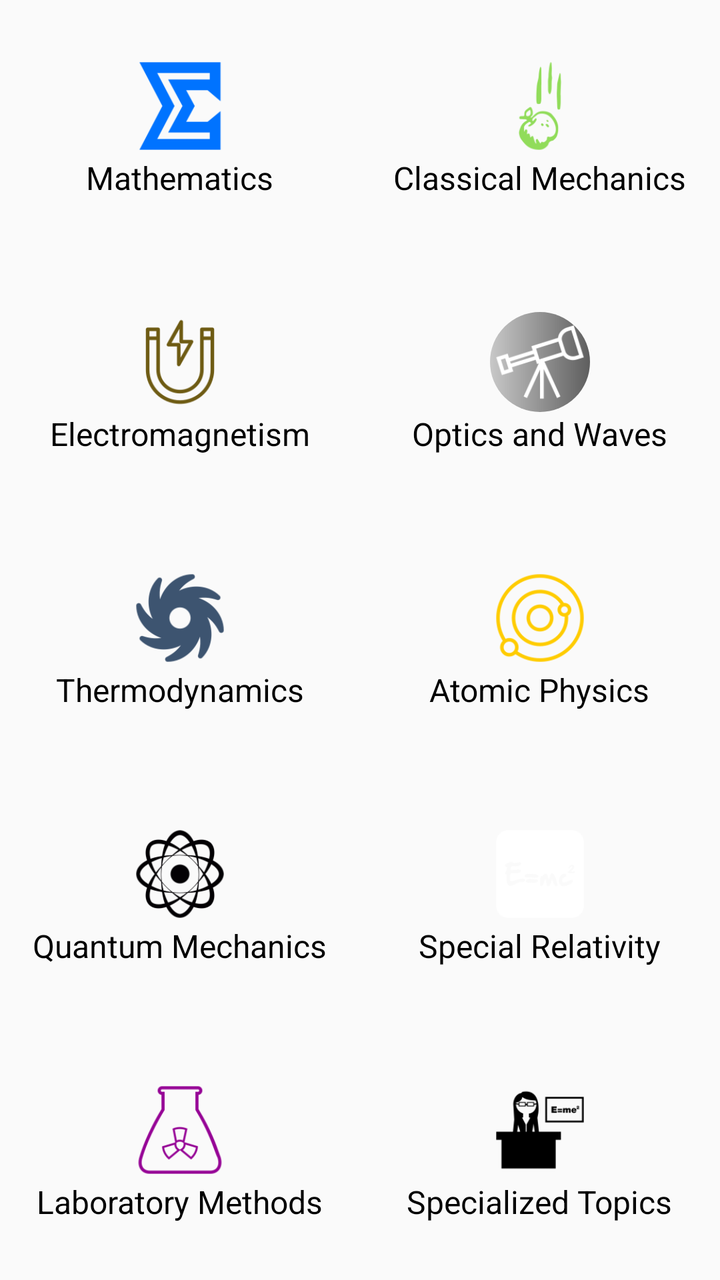
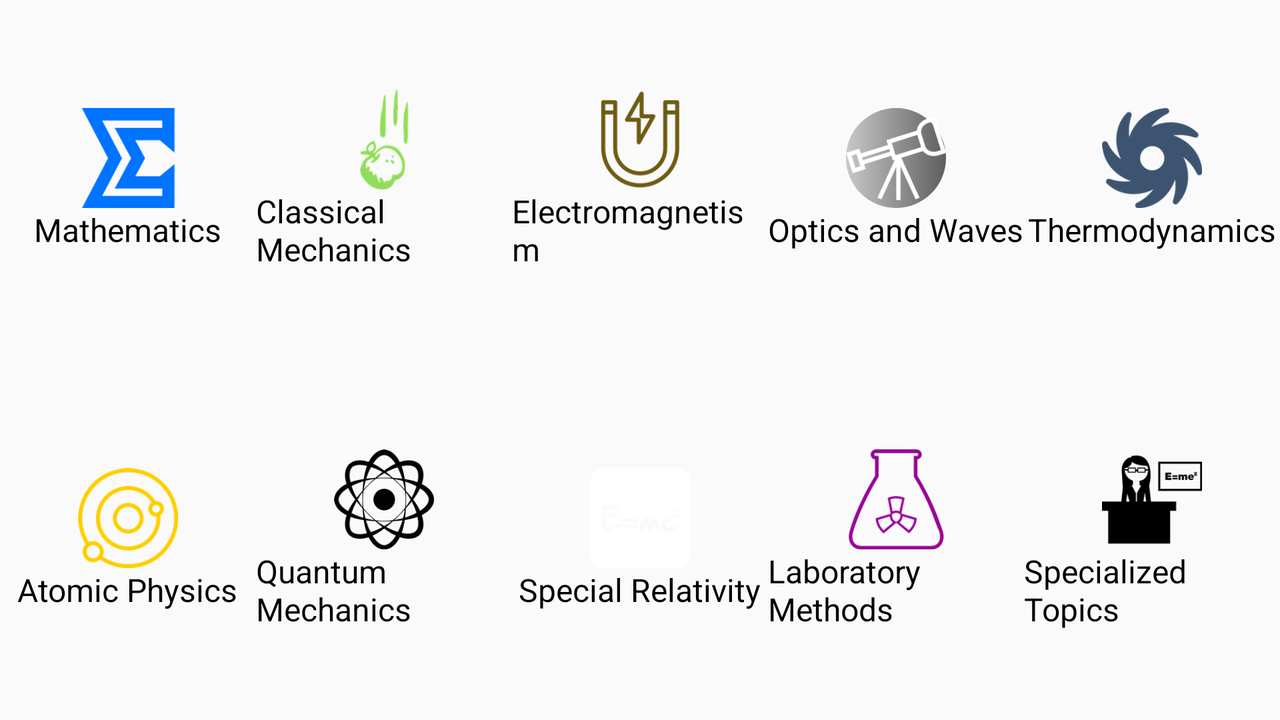

Two renders of one Android screen. The first uses the default layout on a phone; the second uses the alternative layout the repository ships for a different screen configuration, on a matching device. The two XML files are below.
<!-- AndroidManifest.xml: application theme AppTheme -->
<!-- res/layout/formulas_main_activity.xml -->
<?xml version="1.0" encoding="utf-8"?>
<LinearLayout xmlns:android="http://schemas.android.com/apk/res/android"
    xmlns:app="http://schemas.android.com/apk/res-auto"
    xmlns:tools="http://schemas.android.com/tools"
    android:layout_width="match_parent"
    android:layout_height="match_parent"
    android:layout_alignParentBottom="true"
    android:layout_alignParentLeft="true"
    android:layout_alignParentStart="true"
    android:layout_alignParentTop="true"
    android:orientation="horizontal">

    
    <LinearLayout
        android:layout_width="0dp"
        android:layout_height="match_parent"
        android:layout_weight="1"
        android:gravity="center"
        android:orientation="vertical"
        android:id="@+id/formulas_left_part">

        <LinearLayout
            android:layout_width="match_parent"
            android:layout_height="0dp"
            android:orientation="vertical"
            android:layout_weight="1"
            android:gravity="center">

            <ImageButton
                android:layout_width="50dp"
                android:layout_height="50dp"
                android:layout_gravity="center"
                android:background="@drawable/style_imagebutton"
                android:onClick="toMathematics"
                android:id="@+id/btnMathematics"
                android:scaleType="fitCenter"
                android:src="@mipmap/ic_summation" />

            <TextView
                android:id="@+id/textView"
                android:layout_width="wrap_content"
                android:layout_height="wrap_content"
                android:layout_gravity="center"
                android:text="Mathematics"
                android:textColor="#000000"
                android:textSize="16sp"/>
        </LinearLayout>

        <LinearLayout
            android:layout_width="match_parent"
            android:layout_height="0dp"
            android:orientation="vertical"
            android:layout_weight="1"
            android:gravity="center">

            <ImageButton
                android:id="@+id/button9"
                android:layout_width="50dp"
                android:layout_height="50dp"
                android:layout_gravity="center"
                android:background="@drawable/style_imagebutton"
                android:onClick="toElectromagnetism"
                android:scaleType="fitCenter"
                android:src="@mipmap/ic_magnet" />

            <TextView
                android:id="@+id/textView2"
                android:layout_width="wrap_content"
                android:layout_height="wrap_content"
                android:layout_gravity="center"
                android:text="Electromagnetism"
                android:textColor="#000000"
                android:textSize="16sp"/>
        </LinearLayout>

        <LinearLayout
            android:layout_width="match_parent"
            android:layout_height="0dp"
            android:orientation="vertical"
            android:layout_weight="1"
            android:gravity="center">

            <ImageButton
                android:id="@+id/button10"
                android:layout_width="50dp"
                android:layout_height="50dp"
                android:layout_gravity="center"
                android:background="@drawable/style_imagebutton"
                android:onClick="toThermodynamics"
                android:scaleType="fitCenter"
                android:src="@mipmap/ic_whirlwind" />

            <TextView
                android:id="@+id/textView3"
                android:layout_width="wrap_content"
                android:layout_height="wrap_content"
                android:layout_gravity="center"
                android:text="Thermodynamics"
                android:textColor="#000000"
                android:textSize="16sp"/>
        </LinearLayout>

        <LinearLayout
            android:layout_width="match_parent"
            android:layout_height="0dp"
            android:orientation="vertical"
            android:layout_weight="1"
            android:gravity="center">

            <ImageButton
                android:id="@+id/button4"
                android:layout_width="50dp"
                android:layout_height="50dp"
                android:layout_gravity="center"
                android:background="@drawable/style_imagebutton"
                android:onClick="toQuantumMechanics"
                android:scaleType="fitCenter"
                android:src="@mipmap/ic_atom" />

            <TextView
                android:id="@+id/textView4"
                android:layout_width="wrap_content"
                android:layout_height="wrap_content"
                android:layout_gravity="center"
                android:text="Quantum Mechanics"
                android:textColor="#000000"
                android:textSize="16sp"/>
        </LinearLayout>


        <LinearLayout
            android:layout_width="match_parent"
            android:layout_height="0dp"
            android:orientation="vertical"
            android:layout_weight="1"
            android:gravity="center">

            <ImageButton
                android:id="@+id/button6"
                android:layout_width="50dp"
                android:layout_height="50dp"
                android:layout_gravity="center"
                android:background="@drawable/style_imagebutton"
                android:onClick="toLaboratoryMethods"
                android:scaleType="fitCenter"
                android:src="@mipmap/ic_bottle" />

            <TextView
                android:id="@+id/textView5"
                android:layout_width="wrap_content"
                android:layout_height="wrap_content"
                android:layout_gravity="center"
                android:text="Laboratory Methods"
                android:textColor="#000000"
                android:textSize="16sp"/>
        </LinearLayout>
    </LinearLayout>
    

    
    <LinearLayout
        android:layout_width="0dp"
        android:layout_height="match_parent"
        android:layout_weight="1"
        android:gravity="center"
        android:orientation="vertical"
        android:id="@+id/formulas_right_part">

        <LinearLayout
            android:layout_width="match_parent"
            android:layout_height="0dp"
            android:orientation="vertical"
            android:gravity="center"
            android:layout_weight="1">

            <ImageButton
                android:id="@+id/button3"
                android:layout_width="50dp"
                android:layout_height="50dp"
                android:layout_gravity="center"
                android:background="@drawable/style_imagebutton"
                android:onClick="toMechanics"
                android:scaleType="fitCenter"
                android:src="@mipmap/ic_falling_apple" />

            <TextView
                android:id="@+id/textView6"
                android:layout_width="wrap_content"
                android:layout_height="wrap_content"
                android:layout_gravity="center"
                android:text="Classical Mechanics"
                android:textColor="#000000"
                android:textSize="16sp"/>
        </LinearLayout>

        <LinearLayout
            android:layout_width="match_parent"
            android:layout_height="0dp"
            android:orientation="vertical"
            android:gravity="center"
            android:layout_weight="1">

            <ImageButton
                android:id="@+id/button8"
                android:layout_width="50dp"
                android:layout_height="50dp"
                android:layout_gravity="center"
                android:background="@drawable/style_imagebutton_optics"
                android:onClick="toOpticsAndWaves"
                android:scaleType="fitCenter"
                android:src="@mipmap/ic_telescope" />

            <TextView
                android:id="@+id/textView7"
                android:layout_width="wrap_content"
                android:layout_height="wrap_content"
                android:layout_gravity="center"
                android:text="Optics and Waves"
                android:textColor="#000000"
                android:textSize="16sp"/>
        </LinearLayout>

        <LinearLayout
            android:layout_width="match_parent"
            android:layout_height="0dp"
            android:orientation="vertical"
            android:gravity="center"
            android:layout_weight="1">

            <ImageButton
                android:id="@+id/button11"
                android:layout_width="50dp"
                android:layout_height="50dp"
                android:layout_gravity="center"
                android:background="@drawable/style_imagebutton"
                android:onClick="toAtomicAndNuclearPhysics"
                android:scaleType="fitCenter"
                android:src="@mipmap/ic_galaxy" />

            <TextView
                android:id="@+id/textView8"
                android:layout_width="wrap_content"
                android:layout_height="wrap_content"
                android:layout_gravity="center"
                android:text="Atomic Physics"
                android:textColor="#000000"
                android:textSize="16sp"/>
        </LinearLayout>

        <LinearLayout
            android:layout_width="match_parent"
            android:layout_height="0dp"
            android:orientation="vertical"
            android:gravity="center"
            android:layout_weight="1">

            <ImageButton
                android:id="@+id/button5"
                android:layout_width="50dp"
                android:layout_height="50dp"
                android:layout_gravity="center"
                android:background="@drawable/style_imagebutton_relativity"
                android:onClick="toSpecialRelativity"
                android:scaleType="fitCenter"
                android:src="@mipmap/ic_equation" />

            <TextView
                android:id="@+id/textView9"
                android:layout_width="wrap_content"
                android:layout_height="wrap_content"
                android:layout_gravity="center"
                android:text="Special Relativity"
                android:textColor="#000000"
                android:textSize="16sp"/>
        </LinearLayout>

        <LinearLayout
            android:layout_width="match_parent"
            android:layout_height="0dp"
            android:orientation="vertical"
            android:gravity="center"
            android:layout_weight="1">

            <ImageButton
                android:id="@+id/button7"
                android:layout_width="50dp"
                android:layout_height="50dp"
                android:layout_gravity="center"
                android:background="@drawable/style_imagebutton"
                android:onClick="toSpecializedTopics"
                android:scaleType="fitCenter"
                android:src="@mipmap/ic_teacher" />

            <TextView
                android:id="@+id/textView10"
                android:layout_width="wrap_content"
                android:layout_height="wrap_content"
                android:layout_gravity="center"
                android:text="Specialized Topics"
                android:textColor="#000000"
                android:textSize="16sp"/>
        </LinearLayout>
    </LinearLayout>
    

    
</LinearLayout>
<!-- resources referenced by this layout -->
<resources>
  <!-- drawable style_imagebutton_optics (drawable) -->
  <?xml version="1.0" encoding="utf-8"?>
  <shape xmlns:android="http://schemas.android.com/apk/res/android"
      android:thickness="10dp"
      android:innerRadiusRatio="3"
      android:shape="oval">
      <gradient
          android:startColor="#C8C8C8"
          android:endColor="#5e5e5e"
          android:type="linear"
          android:angle="360"/>
  </shape>
  <!-- mipmap ic_atom: png bitmap (drawable, 11431 bytes) -->
  <!-- mipmap ic_bottle: png bitmap (drawable, 8021 bytes) -->
  <!-- mipmap ic_equation: png bitmap (drawable, 4108 bytes) -->
  <!-- mipmap ic_falling_apple: png bitmap (drawable, 8101 bytes) -->
  <!-- mipmap ic_galaxy: png bitmap (drawable, 13151 bytes) -->
  <!-- mipmap ic_magnet: png bitmap (drawable, 7597 bytes) -->
  <!-- mipmap ic_summation: png bitmap (drawable, 4472 bytes) -->
  <!-- mipmap ic_teacher: png bitmap (drawable, 3518 bytes) -->
  <!-- mipmap ic_telescope: png bitmap (drawable, 5593 bytes) -->
  <!-- mipmap ic_whirlwind: png bitmap (drawable, 8581 bytes) -->
  <style name="AppTheme" parent="Theme.AppCompat.Light.DarkActionBar">
          
          <item name="colorPrimary">@color/colorPrimary</item>
          <item name="colorPrimaryDark">@color/colorPrimaryDark</item>
          <item name="colorAccent">@color/colorAccent</item>
      </style>
  <color name="colorPrimary">#3F51B5</color>
  <color name="colorPrimaryDark">#303F9F</color>
  <color name="colorAccent">#0066ff</color>
</resources>
<!-- res/layout-land/formulas_main_activity.xml (the repository's variant of the layout above) -->
<!-- drawn on the phone turned sideways -->
<?xml version="1.0" encoding="utf-8"?>
<LinearLayout xmlns:android="http://schemas.android.com/apk/res/android"
    xmlns:app="http://schemas.android.com/apk/res-auto"
    xmlns:tools="http://schemas.android.com/tools"
    android:layout_width="match_parent"
    android:layout_height="match_parent"
    android:layout_alignParentBottom="true"
    android:layout_alignParentLeft="true"
    android:layout_alignParentStart="true"
    android:layout_alignParentTop="true"
    android:orientation="vertical">

    
    <LinearLayout
        android:orientation="horizontal"
        android:layout_width="match_parent"
        android:layout_height="0dp"
        android:layout_weight="1"
        android:id="@+id/formulas_left_part">

        <LinearLayout
            android:layout_width="0dp"
            android:layout_height="match_parent"
            android:orientation="vertical"
            android:layout_weight="1"
            android:gravity="center">

            <ImageButton
                android:id="@+id/button2"
                android:layout_width="50dp"
                android:layout_height="50dp"
                android:layout_gravity="center"
                android:background="@drawable/style_imagebutton"
                android:onClick="toMathematics"
                android:scaleType="fitCenter"
                android:src="@drawable/ic_summation" />

            <TextView
                android:id="@+id/textView"
                android:layout_width="wrap_content"
                android:layout_height="wrap_content"
                android:layout_gravity="center"
                android:text="Mathematics"
                android:textColor="#000000"
                android:textSize="16sp"/>
        </LinearLayout>

        <LinearLayout
            android:layout_width="0dp"
            android:layout_height="match_parent"
            android:orientation="vertical"
            android:gravity="center"
            android:layout_weight="1">

            <ImageButton
                android:id="@+id/button3"
                android:layout_width="50dp"
                android:layout_height="50dp"
                android:layout_gravity="center"
                android:background="@drawable/style_imagebutton"
                android:onClick="toMechanics"
                android:scaleType="fitCenter"
                android:src="@drawable/ic_falling_apple" />

            <TextView
                android:id="@+id/textView6"
                android:layout_width="wrap_content"
                android:layout_height="wrap_content"
                android:layout_gravity="center"
                android:text="Classical Mechanics"
                android:textColor="#000000"
                android:textSize="16sp"/>
        </LinearLayout>

        <LinearLayout
            android:layout_width="0dp"
            android:layout_height="match_parent"
            android:orientation="vertical"
            android:layout_weight="1"
            android:gravity="center">

            <ImageButton
                android:id="@+id/button9"
                android:layout_width="50dp"
                android:layout_height="50dp"
                android:layout_gravity="center"
                android:background="@drawable/style_imagebutton"
                android:onClick="toElectromagnetism"
                android:scaleType="fitCenter"
                android:src="@drawable/ic_magnet" />

            <TextView
                android:id="@+id/textView2"
                android:layout_width="wrap_content"
                android:layout_height="wrap_content"
                android:layout_gravity="center"
                android:text="Electromagnetism"
                android:textColor="#000000"
                android:textSize="16sp"/>
        </LinearLayout>

        <LinearLayout
            android:layout_width="0dp"
            android:layout_height="match_parent"
            android:orientation="vertical"
            android:gravity="center"
            android:layout_weight="1">

            <ImageButton
                android:id="@+id/button8"
                android:layout_width="50dp"
                android:layout_height="50dp"
                android:layout_gravity="center"
                android:background="@drawable/style_imagebutton_optics"
                android:onClick="toOpticsAndWaves"
                android:scaleType="fitCenter"
                android:src="@drawable/ic_telescope" />

            <TextView
                android:id="@+id/textView7"
                android:layout_width="wrap_content"
                android:layout_height="wrap_content"
                android:layout_gravity="center"
                android:text="Optics and Waves"
                android:textColor="#000000"
                android:textSize="16sp"/>
        </LinearLayout>

        <LinearLayout
            android:layout_width="0dp"
            android:layout_height="match_parent"
            android:orientation="vertical"
            android:layout_weight="1"
            android:gravity="center">

            <ImageButton
                android:id="@+id/button10"
                android:layout_width="50dp"
                android:layout_height="50dp"
                android:layout_gravity="center"
                android:background="@drawable/style_imagebutton"
                android:onClick="toThermodynamics"
                android:scaleType="fitCenter"
                android:src="@drawable/ic_whirlwind" />

            <TextView
                android:id="@+id/textView3"
                android:layout_width="wrap_content"
                android:layout_height="wrap_content"
                android:layout_gravity="center"
                android:text="Thermodynamics"
                android:textColor="#000000"
                android:textSize="16sp"/>
        </LinearLayout>


    </LinearLayout>
    

    
    <LinearLayout
        android:orientation="horizontal"
        android:layout_width="match_parent"
        android:layout_height="0dp"
        android:layout_weight="1"
        android:id="@+id/formulas_right_part">


        <LinearLayout
            android:layout_width="0dp"
            android:layout_height="match_parent"
            android:orientation="vertical"
            android:gravity="center"
            android:layout_weight="1">

            <ImageButton
                android:id="@+id/button11"
                android:layout_width="50dp"
                android:layout_height="50dp"
                android:layout_gravity="center"
                android:background="@drawable/style_imagebutton"
                android:onClick="toAtomicAndNuclearPhysics"
                android:scaleType="fitCenter"
                android:src="@drawable/ic_galaxy" />

            <TextView
                android:id="@+id/textView8"
                android:layout_width="wrap_content"
                android:layout_height="wrap_content"
                android:layout_gravity="center"
                android:text="Atomic Physics"
                android:textColor="#000000"
                android:textSize="16sp"/>
        </LinearLayout>

        <LinearLayout
            android:layout_width="0dp"
            android:layout_height="match_parent"
            android:orientation="vertical"
            android:layout_weight="1"
            android:gravity="center">

            <ImageButton
                android:id="@+id/button4"
                android:layout_width="50dp"
                android:layout_height="50dp"
                android:layout_gravity="center"
                android:background="@drawable/style_imagebutton"
                android:onClick="toQuantumMechanics"
                android:scaleType="fitCenter"
                android:src="@drawable/ic_atom" />

            <TextView
                android:id="@+id/textView4"
                android:layout_width="wrap_content"
                android:layout_height="wrap_content"
                android:layout_gravity="center"
                android:text="Quantum Mechanics"
                android:textColor="#000000"
                android:textSize="16sp"/>
        </LinearLayout>

        <LinearLayout
            android:layout_width="0dp"
            android:layout_height="match_parent"
            android:orientation="vertical"
            android:gravity="center"
            android:layout_weight="1">

            <ImageButton
                android:id="@+id/button5"
                android:layout_width="50dp"
                android:layout_height="50dp"
                android:layout_gravity="center"
                android:background="@drawable/style_imagebutton_relativity"
                android:onClick="toSpecialRelativity"
                android:scaleType="fitCenter"
                android:src="@drawable/ic_equation" />

            <TextView
                android:id="@+id/textView9"
                android:layout_width="wrap_content"
                android:layout_height="wrap_content"
                android:layout_gravity="center"
                android:text="Special Relativity"
                android:textColor="#000000"
                android:textSize="16sp"/>
        </LinearLayout>

        <LinearLayout
            android:layout_width="0dp"
            android:layout_height="match_parent"
            android:orientation="vertical"
            android:layout_weight="1"
            android:gravity="center">

            <ImageButton
                android:id="@+id/button6"
                android:layout_width="50dp"
                android:layout_height="50dp"
                android:layout_gravity="center"
                android:background="@drawable/style_imagebutton"
                android:onClick="toLaboratoryMethods"
                android:scaleType="fitCenter"
                android:src="@drawable/ic_bottle" />

            <TextView
                android:id="@+id/textView5"
                android:layout_width="wrap_content"
                android:layout_height="wrap_content"
                android:layout_gravity="center"
                android:text="Laboratory Methods"
                android:textColor="#000000"
                android:textSize="16sp"/>
        </LinearLayout>

        <LinearLayout
            android:layout_width="0dp"
            android:layout_height="match_parent"
            android:orientation="vertical"
            android:gravity="center"
            android:layout_weight="1">

            <ImageButton
                android:id="@+id/button7"
                android:layout_width="50dp"
                android:layout_height="50dp"
                android:layout_gravity="center"
                android:background="@drawable/style_imagebutton"
                android:onClick="toSpecializedTopics"
                android:scaleType="fitCenter"
                android:src="@drawable/ic_teacher" />

            <TextView
                android:id="@+id/textView10"
                android:layout_width="wrap_content"
                android:layout_height="wrap_content"
                android:layout_gravity="center"
                android:text="Specialized Topics"
                android:textColor="#000000"
                android:textSize="16sp"/>
        </LinearLayout>
    </LinearLayout>
    
</LinearLayout>
<!-- resources referenced by the variant -->
<!-- as the phone turned sideways resolves them -->
<resources>
  <!-- drawable ic_atom: png bitmap (drawable, 11431 bytes) -->
  <!-- drawable ic_bottle: png bitmap (drawable, 8021 bytes) -->
  <!-- drawable ic_equation: png bitmap (drawable, 4108 bytes) -->
  <!-- drawable ic_falling_apple: png bitmap (drawable, 8101 bytes) -->
  <!-- drawable ic_galaxy: png bitmap (drawable, 13151 bytes) -->
  <!-- drawable ic_magnet: png bitmap (drawable, 7597 bytes) -->
  <!-- drawable ic_summation: png bitmap (drawable, 4472 bytes) -->
  <!-- drawable ic_teacher: png bitmap (drawable, 3518 bytes) -->
  <!-- drawable ic_telescope: png bitmap (drawable, 5593 bytes) -->
  <!-- drawable ic_whirlwind: png bitmap (drawable, 8581 bytes) -->
  <!-- drawable style_imagebutton_optics (drawable) -->
  <?xml version="1.0" encoding="utf-8"?>
  <shape xmlns:android="http://schemas.android.com/apk/res/android"
      android:thickness="10dp"
      android:innerRadiusRatio="3"
      android:shape="oval">
      <gradient
          android:startColor="#C8C8C8"
          android:endColor="#5e5e5e"
          android:type="linear"
          android:angle="360"/>
  </shape>
  <style name="AppTheme" parent="Theme.AppCompat.Light.DarkActionBar">
          
          <item name="colorPrimary">@color/colorPrimary</item>
          <item name="colorPrimaryDark">@color/colorPrimaryDark</item>
          <item name="colorAccent">@color/colorAccent</item>
      </style>
  <color name="colorPrimary">#3F51B5</color>
  <color name="colorPrimaryDark">#303F9F</color>
  <color name="colorAccent">#0066ff</color>
</resources>
